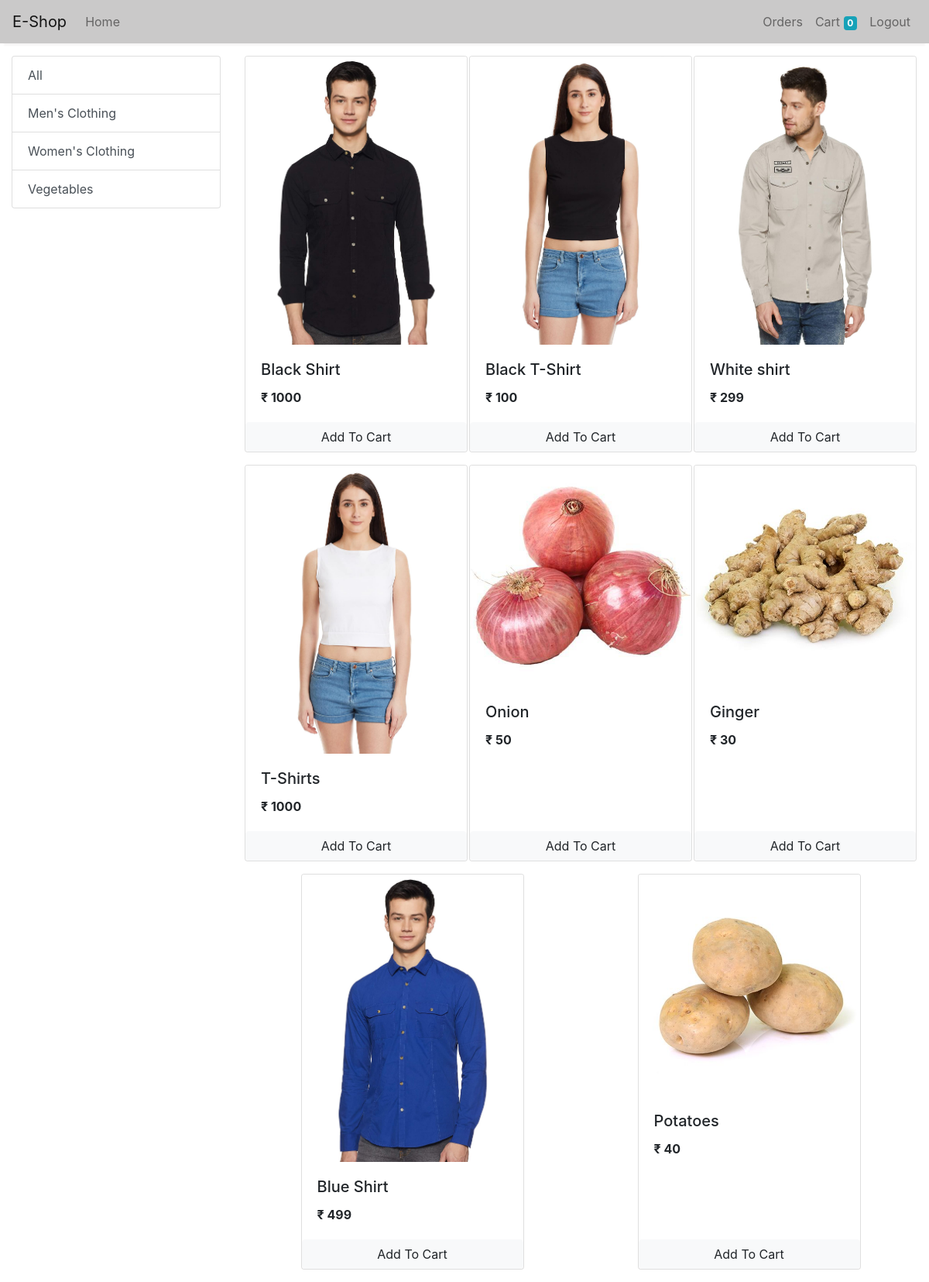
Page / (signed in) on the committed database.
### store/models/category.py (models this page shows, shortened)
class Categories(models.Model):
    name = models.CharField(max_length=50)
    @staticmethod
    def get_all_category():
        return Categories.objects.all()

### store/models/product.py (models this page shows, shortened)
class Product(models.Model):
    name = models.CharField(max_length=50)
    price = models.IntegerField(default=0)
    category = models.ForeignKey(Categories, on_delete=models.CASCADE, default=1)
    desciption = models.CharField(max_length=200, default="", null=True, blank=True)
    image = models.ImageField(upload_to="upload/products/")
    @staticmethod
    def get_all_product():
        return Product.objects.all()

### store/views/home.py (the view, shortened to what this page needs)
# urls.py: 2. Add a URL to urlpatterns:  path('', views.home, name='home')
class home(View):
    def get(self, request):
        cart = request.session.get("cart")
        if not cart:
            request.session["cart"] = {}
        product = None
        category = Categories.get_all_category()
        categotyID = request.GET.get("category")
        if categotyID:
            product = Product.get_all_product_by_category_id(categotyID)
        else:
            product = Product.get_all_product()
        data = {}
        data["products"] = product
        data["category"] = category
        data["cart"] = request.session.get("cart")
        return render(request, "home.html", data)

### store/templatetags/cart.py (called while the page is built)
@register.filter(name='is_in_cart')
def is_in_cart(product,cart):
    keys = cart.keys()
    for id in keys:
        if id.isdigit():
            if int(id) == product.id:
                return True
    return False

### store/templatetags/custom_filter.py (called while the page is built)
@register.filter(name='currency')
def currency(number):
    return "₹ "+str(number)

### store/templates/home.html (shortened to what this page needs)
{%extends 'index.html'%}
{%block body%}
{% load cart %}
{%load custom_filter%}
<div class="container-fluid mt-3">
  <div class="row">
    <div class="col-lg-3 mx-auto">
      <div class="list-group">
        <a href="/" class="list-group-item list-group-item-action">All</a>
        {%for category in category%}
        <a href="/?category={{category.id}}" class="list-group-item list-group-item-action">{{category.name}}</a>
        {% endfor%}
      </div>
    </div>
    <div id='products' class="col-lg-9 mx-auto">
      <div class="row mx-auto">
        {%for product in products%}
        <div class="card mx-auto mb-3" id={{product.id}} style="width: 18rem;">
          <img class="card-img-top" src="{{product.image.url}}" alt="Card image cap">
          <div class="card-body">
            <h5 class="card-title">{{product.name}}</h5>
            <b class="card-text ">{{product.price|currency}}</b>
          </div>
          <div class="cart-footer p-0 ">
            {% if product|is_in_cart:request.session.cart %}
            <div class="row  no-gutters m-0">
              <form action="/#{{product.id}}" method="POST" class="col-2">
                {%csrf_token%}
                <input hidden="text" name="product" value="{{product.id}}">
                <input hidden="text" name="remove" value="True">
                <input type="submit" value=" - " class=" btn btn-block btn-light border-right ">
              </form>
              <div class="text-center col"> {{product|cart_quantity:request.session.cart}} in Cart</div>
              <form action="/#{{product.id}}" method="POST" class="col-2 ">
                {%csrf_token%}
                <input hidden="text" name="product" value="{{product.id}}">
                <input type="submit" value=" + " class="btn btn-block btn-light border-left ">
              </form>
            </div>
            {% else %}
            <form action="/#{{product.id}}" method="POST" class=" btn-block ">
              <input type="submit" class="float-right btn btn-light form-control" value="Add To Cart">
            </form>
            {% endif %}
          </div>
        </div>
        {% endfor%}
      </div>
    </div>
  </div>
</div>
{%endblock body%}

### rows in the picture
Categories: name "Men's Clothing"
Categories: name "Women's Clothing"
Categories: name "Vegetables"
Product: {{ product.id }} 1 (drawn), image (picture), name "Black Shirt", price "₹ 1000"
Product: image (picture), name "Black T-Shirt", price "₹ 100"
Product: image (picture), name "White shirt", price "₹ 299"
Product: image (picture), name "T-Shirts", price "₹ 1000"
Product: image (picture), name "Onion", price "₹ 50"
Product: image (picture), name "Ginger", price "₹ 30"
Product: image (picture), name "Blue Shirt", price "₹ 499"
Product: image (picture), name "Potatoes", price "₹ 40"

### other values in the picture
{{ request.session.cart.keys|length }} "0"
